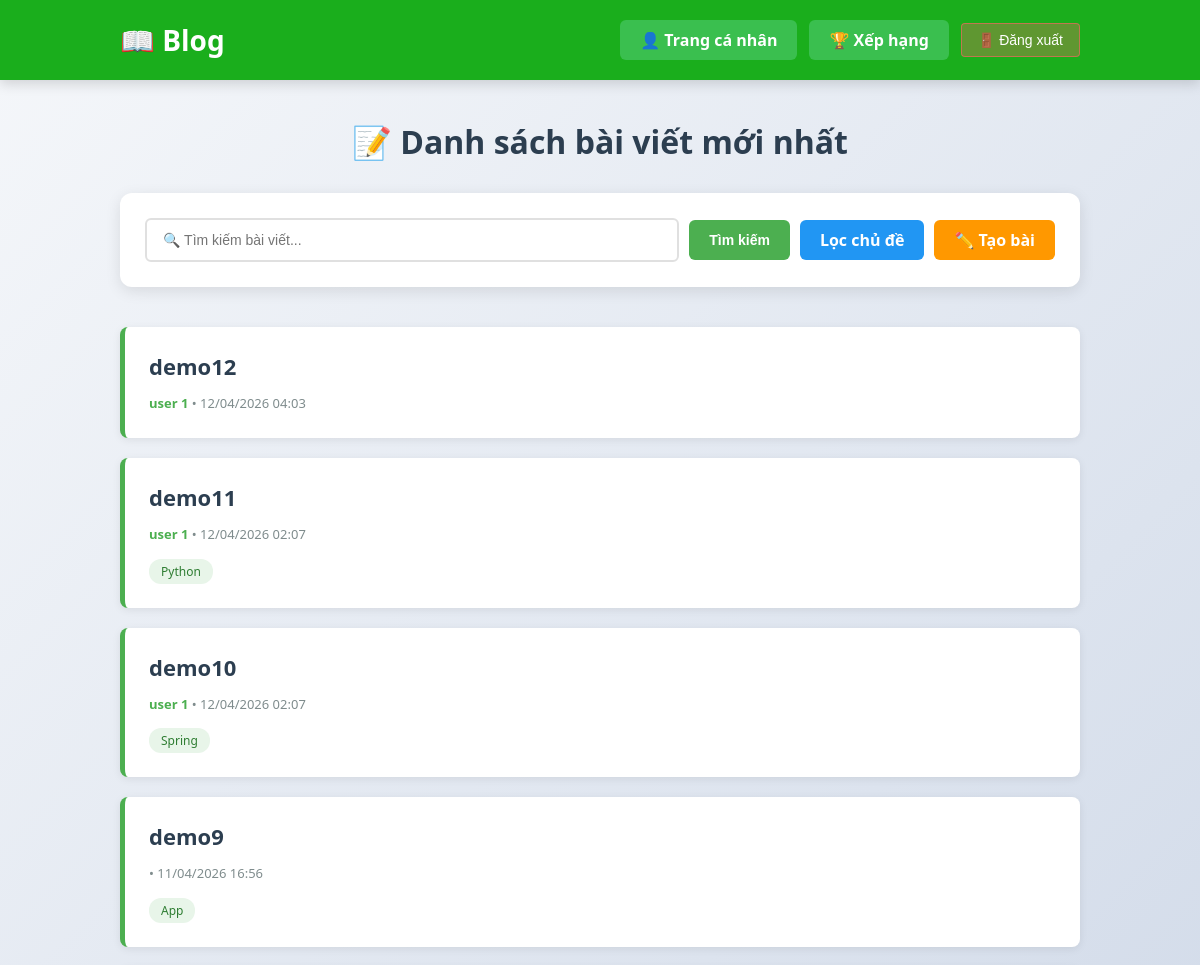
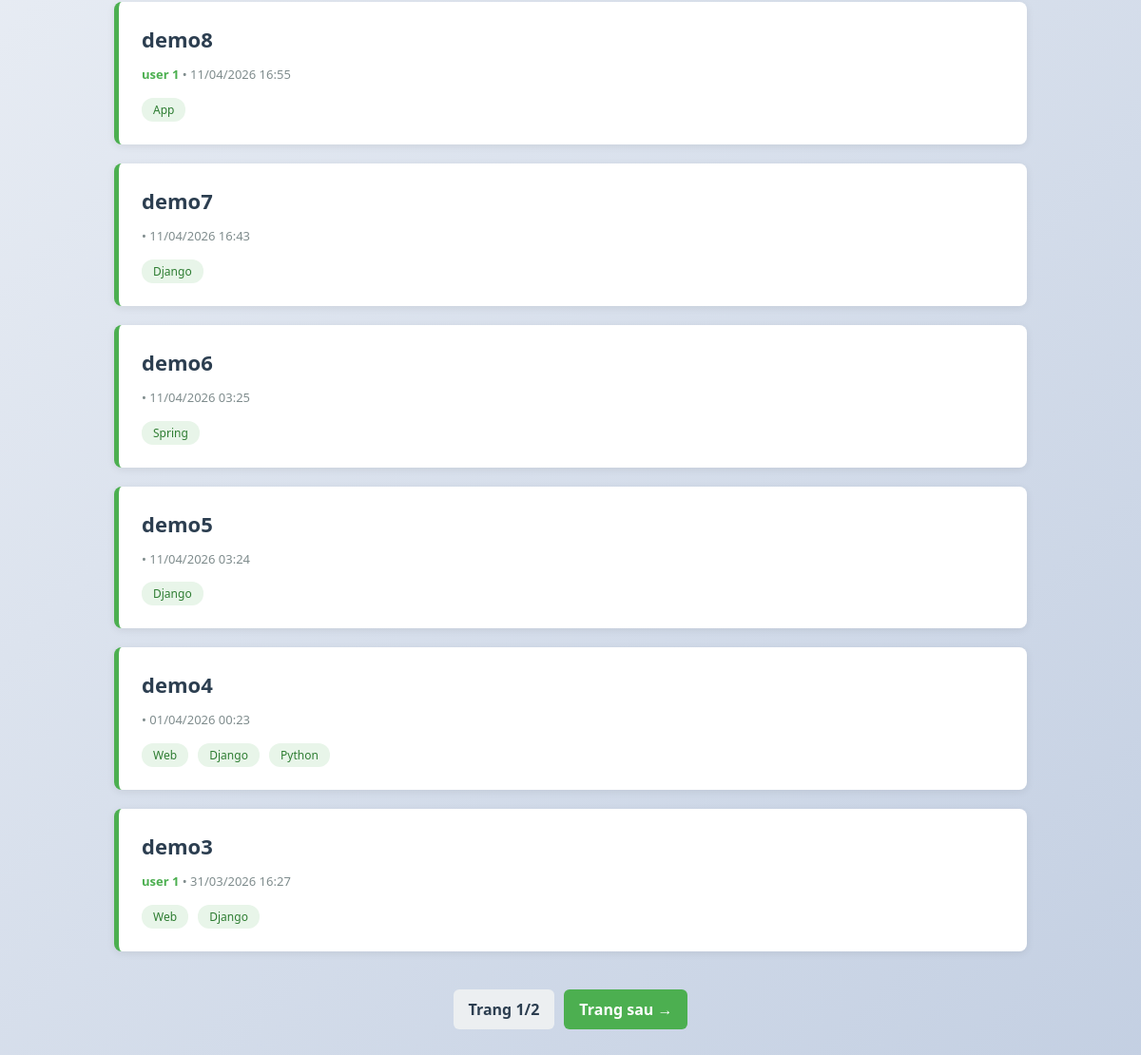
Screenshot of /blog/ with the database file from the repository (2 pictures, top to bottom).
### blog/models.py (models this page shows, shortened)
class Article(models.Model):
    title = models.CharField(max_length=255)
    like = models.IntegerField(default=0)
    content = RichTextField()
    author = models.ForeignKey(User, on_delete=models.CASCADE)
    topic = models.ManyToManyField(Topic, blank=True)
    created_at = models.DateTimeField(auto_now_add=True)

class User(AbstractUser):
    GENDER_CHOICES = [
        ('Nam', 'Nam'),
        ('Nữ', 'Nữ'),
    ]
    name = models.CharField()
    gender = models.CharField(max_length=10, choices=GENDER_CHOICES)
    birth = models.DateField(null=True, blank=True)
    email = models.EmailField(unique=True)
    mark = models.IntegerField(default=0)

class Topic(models.Model):
    name = models.CharField(max_length=255, unique=True)

### blog/views.py (the view, shortened to what this page needs)
# urls.py: path('',views.home, name = 'home'),
def home(request):
    if(request.GET.get('form')==None):
        return article_list(request)

### blog/views.py (called while the page is built)
def article_list(request):
    articles = Article.objects.all().order_by('-created_at')
    paginator = Paginator(articles, 10)
    page_number = request.GET.get('page')
    page_obj = paginator.get_page(page_number)
    return render(request, 'home.html', {'posts': page_obj})

### blog/templates/home.html (shortened to what this page needs)
<!DOCTYPE html>
<html lang="vi">
<head>
</head>
<body>
  <header>
    <div class="header-container">
      <div class="logo">📖 Blog</div>
      <form method="get" action="" class="header-nav">
        <a href="{% url 'this_user' %}" class="back-btn" style="background: rgba(74, 200, 105, 0.674);" >👤 Trang cá nhân</a>
        <a href="{% url 'user-list' %}" class="back-btn" style="background: rgba(74, 200, 105, 0.674)" >🏆 Xếp hạng</a>
        <button type="submit" name="form" value="logout" style="background: rgba(255,100,100,0.3); border-color: rgba(255,100,100,0.6);">🚪 Đăng xuất</button>
      </form>
    </div>
  </header>
  <div class="container">
    <h1>📝 Danh sách bài viết mới nhất</h1>
    <div class="search-section">
      <form method="get" action="" class="search-form">
        <input type="text" name="keyword" placeholder="🔍 Tìm kiếm bài viết...">
        <button type="submit" name="form" value="search">Tìm kiếm</button>
        <a href="{% url 'filter' %}" class="back-btn" style="background: #2196F3;">Lọc chủ đề</a>
        <a href="{% url 'create' %}" class="back-btn" style="background: #ff9800;">✏️ Tạo bài</a>
      </form>
    </div>
    <div class="posts-list">
      {% for post in posts %}
        <a href="{% url 'article' post.id %}" class="post-card">
          <h3>{{ post.title }}</h3>
          <div class="post-meta">
            <strong>{{ post.author.name }}</strong> • {{ post.created_at|date:"d/m/Y H:i" }}
          </div>
          {% if post.topic.all %}
            <div class="post-topics">
              {% for topic in post.topic.all %}
                <span class="topic-tag">{{ topic.name }}</span>
              {% endfor %}
            </div>
          {% endif %}
        </a>
      {% empty %}
        <div class="empty-state">
          <p>📭 Chưa có bài viết nào. Hãy là người đầu tiên viết bài!</p>
        </div>
      {% endfor %}
    </div>
    <div class="pagination">
      <span>Trang {{ posts.number }}/{{ posts.paginator.num_pages }}</span>
      {% if posts.has_next %}
        <a href="?page={{ posts.next_page_number }}">Trang sau →</a>
      {% endif %}
    </div>
  </div>
</body>
</html>

### blog/templates/home.html (style rules this page uses)
* { margin: 0; padding: 0; box-sizing: border-box; }
body { font-family: 'Segoe UI', Tahoma, Geneva, Verdana, sans-serif; background: linear-gradient(135deg, #f5f7fa 0%, #c3cfe2 100%); min-height: 100vh; padding-bottom: 40px; }
header { background: #1aae1c; color: white; padding: 20px 0; box-shadow: 0 4px 12px rgba(0,0,0,0.15); position: sticky; top: 0; z-index: 100; }
.header-container { max-width: 1000px; margin: 0 auto; padding: 0 20px; display: flex; justify-content: space-between; align-items: center; }
.logo { font-size: 28px; font-weight: bold; text-decoration: none; color: white; }
.header-nav { display: flex; gap: 12px; align-items: center; flex-wrap: wrap; }
.header-nav button { padding: 8px 16px; background: rgba(255,255,255,0.2); color: white; border: 1px solid rgba(255,255,255,0.4); border-radius: 4px; cursor: pointer; font-size: 14px; transition: all 0.3s; }
.container { max-width: 1000px; margin: 40px auto; padding: 0 20px; }
h1 { text-align: center; color: #2c3e50; margin-bottom: 30px; font-size: 32px; }
.search-section { background: white; padding: 25px; border-radius: 12px; box-shadow: 0 4px 15px rgba(0,0,0,0.1); margin-bottom: 40px; }
.search-form { display: flex; gap: 10px; flex-wrap: wrap; align-items: center; justify-content: center; }
.search-form input[type="text"] { flex: 1; min-width: 200px; padding: 12px 16px; border: 2px solid #e0e0e0; border-radius: 6px; font-size: 14px; transition: border-color 0.3s; }
.search-form button { padding: 12px 20px; background: #4CAF50; color: white; border: none; border-radius: 6px; cursor: pointer; font-size: 14px; font-weight: 600; transition: all 0.3s; }
.posts-list { margin-bottom: 40px; }
.post-card { display: block; background: white; border: none; border-left: 5px solid #4CAF50; border-radius: 8px; padding: 24px; margin-bottom: 20px; text-decoration: none; color: #333; box-shadow: 0 2px 8px rgba(0,0,0,0.08); transition: all 0.3s cubic-bezier(0.25, 0.46, 0.45, 0.94); }
.post-card h3 { margin: 0 0 12px 0; font-size: 22px; color: #2c3e50; }
.post-meta { color: #7f8c8d; font-size: 13px; line-height: 1.6; }
.post-meta strong { color: #4CAF50; }
.post-topics { margin-top: 10px; }
.topic-tag { display: inline-block; background: #e8f5e9; color: #2e7d32; padding: 4px 12px; border-radius: 12px; font-size: 12px; margin-right: 6px; margin-top: 4px; }
.pagination { display: flex; justify-content: center; gap: 10px; margin-top: 40px; flex-wrap: wrap; }
.pagination a, .pagination span { padding: 10px 16px; border-radius: 6px; text-decoration: none; font-weight: 600; }
.pagination a { background: #4CAF50; color: white; transition: all 0.3s; }
.pagination span { background: #eceff1; color: #2c3e50; font-weight: 700; }
.back-btn { display: block; padding: 9px 20px; background: linear-gradient(135deg, #4CAF50 0%, #45a049 100%); color: white; text-decoration: none; text-align: center; border-radius: 6px; font-weight: 600; width: auto; }

### rows the page displays
Article: title "demo12", author.name "user 1", created_at "12/04/2026 04:03"
Article: title "demo11", author.name "user 1", created_at "12/04/2026 02:07"
Topic: name "Python"
Article: title "demo10", author.name "user 1", created_at "12/04/2026 02:07"
Topic: name "Spring"
Article: title "demo9", created_at "11/04/2026 16:56"
Topic: name "App"
Article: title "demo8", author.name "user 1", created_at "11/04/2026 16:55"
Article: title "demo7", created_at "11/04/2026 16:43"
Topic: name "Django"
Article: title "demo6", created_at "11/04/2026 03:25"
Article: title "demo5", created_at "11/04/2026 03:24"
Article: title "demo4", created_at "01/04/2026 00:23"
Topic: name "Web"
Article: title "demo3", author.name "user 1", created_at "31/03/2026 16:27"

### other values shown
{{ posts.number }} "1"
{{ posts.paginator.num_pages }} "2"
